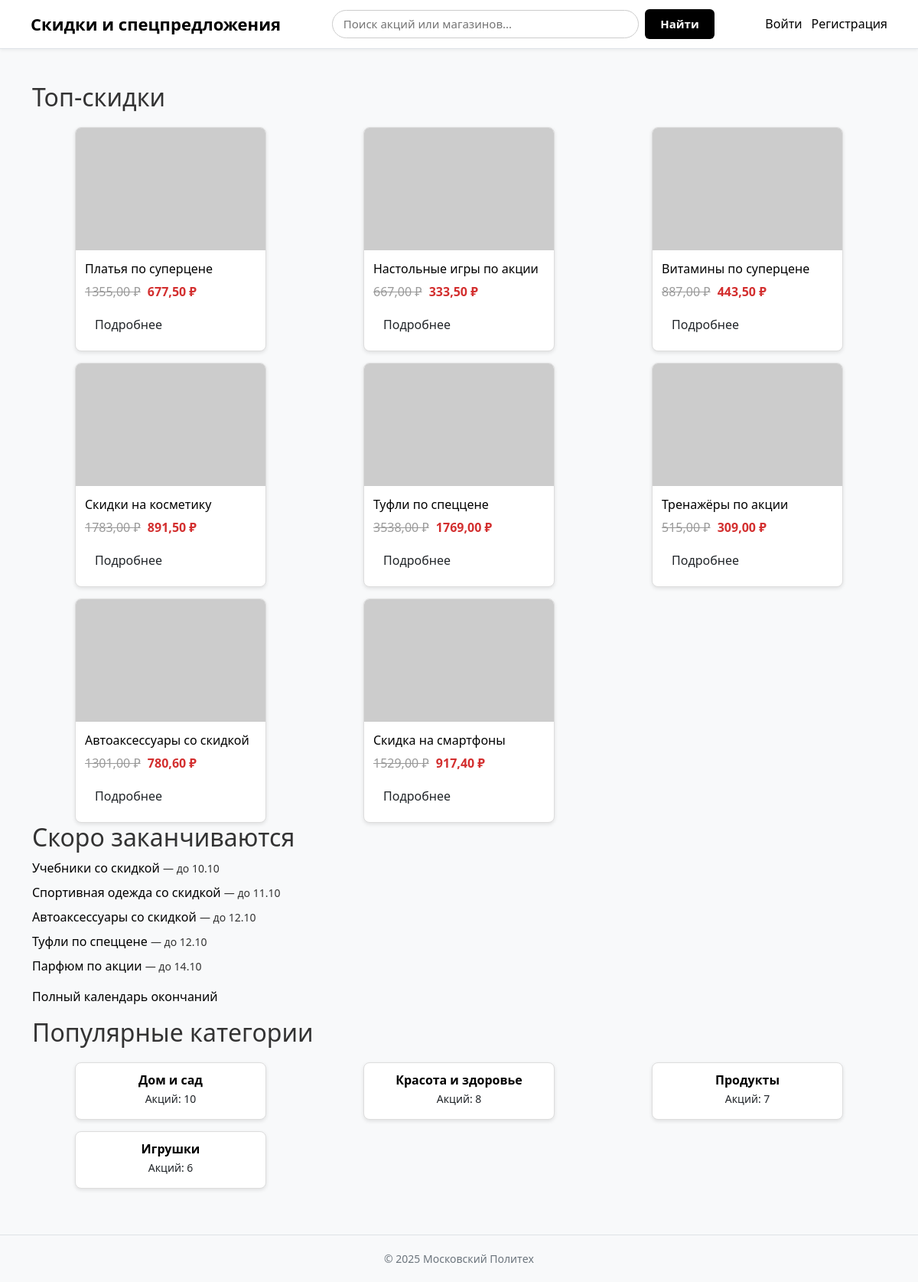
Before: / with the older database file.
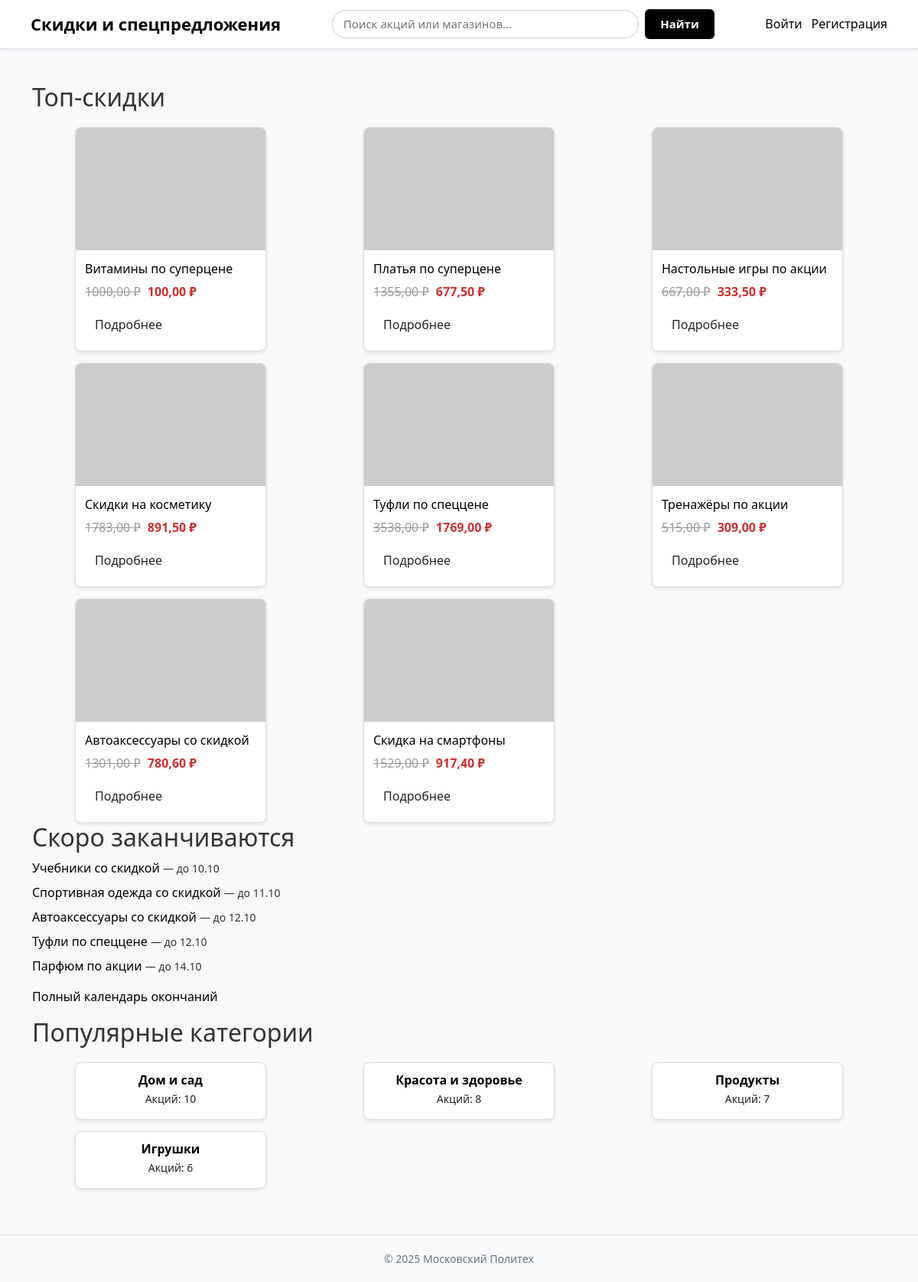
After: the same page with the newer database file.
### discounts/models.py (models this page shows, shortened)
class Deal(models.Model):
    title = models.CharField("Название предложения", max_length=255)
    merchant = models.ForeignKey(Merchant, on_delete=models.CASCADE, verbose_name="Партнёр")
    price_original = models.DecimalField("Цена без скидки", max_digits=10, decimal_places=2)
    price_discount = models.DecimalField("Цена со скидкой", max_digits=10, decimal_places=2)
    starts_at = models.DateTimeField("Дата начала", null=True, blank=True)
    expires_at = models.DateTimeField("Дата окончания", null=True, blank=True)
    created_at = models.DateTimeField("Дата создания", auto_now_add=True)
    categories = models.ManyToManyField("Category", through="DealCategory", verbose_name="Категории")
    image_url = models.URLField("Картинка (URL)", blank=True, default="")
    description = models.TextField("Описание продукта", blank=True, null=True)
    favorited_by = models.ManyToManyField(
        User,
        related_name="favorite_deals",
        blank=True,
        verbose_name="Добавили в избранное"
    )
    class Meta:
        verbose_name = "Предложение"
        verbose_name_plural = "Предложения"
    def discount_percent(self):
        if self.price_original and self.price_original > 0:
            discount = 100 - (self.price_discount / self.price_original * 100)
            return int(round(discount))  # округляем до целого
        return 0

class Category(models.Model):
    name = models.CharField("Категория", max_length=100, unique=True)
    class Meta:
        verbose_name = "Категория"
        verbose_name_plural = "Категории"

### discounts/views.py (the view)
# urls.py: path("", views.home, name="home"),
def home(request):
    top_deals = sorted(
        Deal.objects.all(),
        key=lambda d: d.discount_percent(),
        reverse=True
    )[:8]
    ending_soon = Deal.objects.filter(
        expires_at__gt=timezone.now()
    ).order_by("expires_at")[:5]
    cat_stats = Category.objects.annotate(
        active_count=Count("dealcategory")
    ).order_by("-active_count")[:4]
    return render(request, "home.html", {
        "top_deals": top_deals,
        "ending_soon": ending_soon,
        "cat_stats": cat_stats,
    })

### templates/home.html (shortened to what this page needs)
{% extends "base.html" %}
{% load static %}
{% block content %}
<link rel="stylesheet" href="{% static 'css/home.css' %}">
<section>
  <h2>Топ-скидки</h2>
  <div class="cards">
    {% for d in top_deals %}
      <div class="card">
        <img src="{{ d.image_url|default:'/static/images/placeholder.jpg' }}" alt="{{ d.title }}">
        <div class="card-body">
          <h3>
            <a href="{% url 'discounts:deal_detail' d.id %}">{{ d.title }}</a>
          </h3>
          <p class="price">
            <span class="old">{{ d.price_original }} ₽</span>
            <span class="new">{{ d.price_discount }} ₽</span>
          </p>
          <a href="{% url 'discounts:deal_detail' d.id %}" class="btn">Подробнее</a>
        </div>
      </div>
    {% empty %}
      <p>Нет активных акций.</p>
    {% endfor %}
  </div>
</section>
<section>
  <h2>Скоро заканчиваются</h2>
  <ol class="deal-list">
    {% for d in ending_soon %}
      <li>
        <a href="{% url 'discounts:deal_detail' d.id %}">{{ d.title }}</a>
        <small class="muted">— до {{ d.expires_at|date:"d.m" }}</small>
      </li>
    {% empty %}
      <li>Нет акций, которые скоро закончатся.</li>
    {% endfor %}
  </ol>
  <p><a href="{% url 'discounts:search' %}?q=">Полный календарь окончаний</a></p>
</section>
<section>
  <h2>Популярные категории</h2>
  <div class="cards">
    {% for c in cat_stats %}
      <div class="card">
        <div class="card-body text-center">
          <a href="{% url 'discounts:category' c.id %}" class="text-decoration-none">
            <strong>{{ c.name }}</strong>
          </a>
          <br>
          <small class="muted">Акций: {{ c.active_count|default:0 }}</small>
        </div>
      </div>
    {% empty %}
      <p>Категории отсутствуют.</p>
    {% endfor %}
  </div>
</section>
{% endblock %}

### templates/base.html (shortened to what this page needs)
{% load static %}
<!doctype html>
<html lang="ru">
<head>
  <link
    href="https://cdn.jsdelivr.net/npm/bootstrap@5.3.2/dist/css/bootstrap.min.css"
    rel="stylesheet"
  >
  <link href="{% static 'css/main.css' %}" rel="stylesheet">
</head>
<body class="bg-light">
  <header>
    <div class="container">
      <h1>
        <a href="{% url 'discounts:home' %}">Скидки и спецпредложения</a>
      </h1>
      <form action="{% url 'discounts:search' %}" method="get" role="search">
        <input
          name="q"
          type="search"
          placeholder="Поиск акций или магазинов..."
          value="{{ request.GET.q|default:'' }}"
        >
        <button type="submit" class="btn-search">Найти</button>
      </form>
      <nav>
        {% if user.is_authenticated %}
          <a href="{% url 'discounts:my_favorites' %}">Избранные</a>
          <a href="{% url 'logout' %}">Выйти</a>
        {% else %}
          <a href="{% url 'login' %}">Войти</a>
          <a href="{% url 'discounts:signup' %}">Регистрация</a>
        {% endif %}
      </nav>
    </div>
  </header>
  <main class="container my-4">
    {% block content %}{% endblock %}
  </main>
  <footer>
    © {% now "Y" %} Московский Политех
  </footer>
</body>
</html>

### static/css/main.css (style rules this page uses)
body { font-family: "Segoe UI", Arial, sans-serif; background-color: #f4f6f9; color: #333; margin: 0; padding: 0; }
header { background-color: #ffffff; border-bottom: 1px solid #dee2e6; box-shadow: 0 2px 4px rgba(0, 0, 0, 0.05); position: sticky; top: 0; z-index: 1030; transition: background 0.3s ease, box-shadow 0.3s ease; padding: 12px 0; }
header .container { display: flex; align-items: center; justify-content: space-between; flex-wrap: nowrap; gap: 20px; max-width: 1200px; padding: 0 40px; margin: 0 auto; box-sizing: border-box; }
header h1 { margin: 0; font-size: 22px; font-weight: 600; flex-shrink: 0; }
header h1 a { color: #000; text-decoration: none; }
header form { flex: 1; display: flex; align-items: center; max-width: 500px; min-width: 200px; gap: 8px; }
header form input { flex: 1; min-width: 0; border-radius: 25px; border: 1px solid #ccc; padding: 6px 14px; font-size: 15px; outline: none; background-color: #fff; transition: all 0.2s ease; }
.btn-search { background-color: #000; color: #fff; border: none; border-radius: 6px; padding: 8px 20px; font-size: 15px; font-weight: 600; transition: all 0.2s ease; cursor: pointer; }
header nav { display: flex; align-items: center; gap: 12px; flex-shrink: 0; }
header nav a { color: #000; text-decoration: none; font-weight: 500; position: relative; transition: color 0.2s ease; }
header nav a::after { content: ""; position: absolute; left: 0; bottom: -3px; width: 0%; height: 2px; background-color: #000; transition: width 0.3s ease; }
main { padding: 20px; max-width: 1100px; margin: 0 auto; }
footer { background-color: #f8f9fa; color: #6c757d; text-align: center; padding: 20px 0; margin-top: 40px; border-top: 1px solid #dee2e6; font-size: 14px; transition: background 0.3s ease; }

### static/css/home.css (style rules this page uses)
a { color: #000; text-decoration: none; }
.cards { display: grid; gap: 15px; grid-template-columns: repeat(4, 1fr); justify-items: center; align-items: start; margin-top: 20px; }
@media (max-width: 1200px) { .cards { grid-template-columns: repeat(3, 1fr); } }
.card { background: white; border: 1px solid #ddd; border-radius: 8px; width: 100%; max-width: 250px; box-shadow: 0 2px 5px rgba(0,0,0,0.1); overflow: hidden; transition: transform 0.2s ease-in-out, box-shadow 0.2s ease-in-out; }
.card img { width: 100%; height: 160px; object-fit: cover; }
.card-body { padding: 10px 12px 15px 12px; }
.card-body h3 { font-size: 16px; margin: 5px 0 8px 0; line-height: 1.2; }
.price { margin: 8px 0 12px 0; }
.price .old { text-decoration: line-through; color: #999; margin-right: 5px; }
.price .new { font-weight: bold; color: #d32f2f; }
.deal-list { list-style: none; padding: 0; }
.deal-list li { margin: 8px 0; }
.deal-list a { color: #000; text-decoration: none; transition: color 0.2s ease; }

Changed rows visible on the page:
changed Deal "Витамины по суперцене": price_original "887,00" → "1000,00"; price_discount "443,50" → "100,00"; moves up the list
